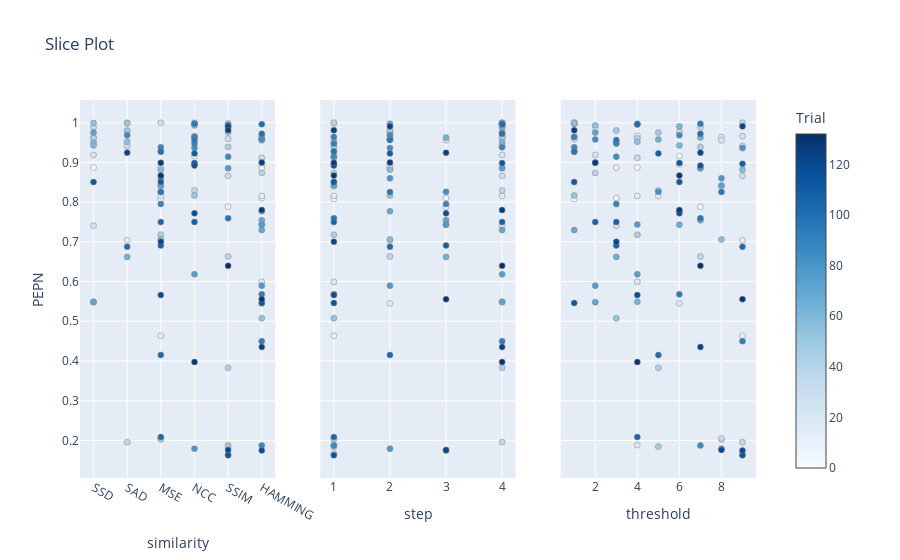

This figure's notebook cell:
### Code cell
optuna.visualization.plot_slice(cleaned_study, params=["step", "similarity", "threshold"], target=lambda t: t.values[1], target_name='PEPN')

### Figure 1 — Plotly figure (JSON) as saved in the notebook; plotly's stock layout.template omitted (floating-point values rounded to 4 significant figures; data arrays with more than 128 entries replaced by an {"elided": "..."} marker saying what was removed)
{"data": [{"marker": {"color": {"elided": "129 int values"}, "colorbar": {"title": {"text": "Trial"}, "x": 1, "xpad": 40, "y": 0.5}, "colorscale": [[0, "rgb(247,251,255)"], [0.125, "rgb(222,235,247)"], [0.25, "rgb(198,219,239)"], [0.375, "rgb(158,202,225)"], [0.5, "rgb(107,174,214)"], [0.625, "rgb(66,146,198)"], [0.75, "rgb(33,113,181)"], [0.875, "rgb(8,81,156)"], [1, "rgb(8,48,107)"]], "line": {"color": "Grey", "width": 0.5}, "showscale": true}, "mode": "markers", "name": "Feasible Trial", "showlegend": false, "type": "scatter", "x": {"elided": "129 str values"}, "xaxis": "x", "y": {"elided": "129 float values"}, "yaxis": "y"}, {"marker": {"color": {"elided": "129 int values"}, "colorbar": {"title": {"text": "Trial"}, "x": 1, "xpad": 40}, "colorscale": [[0, "rgb(247,251,255)"], [0.125, "rgb(222,235,247)"], [0.25, "rgb(198,219,239)"], [0.375, "rgb(158,202,225)"], [0.5, "rgb(107,174,214)"], [0.625, "rgb(66,146,198)"], [0.75, "rgb(33,113,181)"], [0.875, "rgb(8,81,156)"], [1, "rgb(8,48,107)"]], "line": {"color": "Grey", "width": 0.5}, "showscale": false}, "mode": "markers", "name": "Feasible Trial", "showlegend": false, "type": "scatter", "x": {"elided": "129 int values"}, "xaxis": "x2", "y": {"elided": "129 float values"}, "yaxis": "y2"}, {"marker": {"color": {"elided": "129 int values"}, "colorbar": {"title": {"text": "Trial"}, "x": 1, "xpad": 40}, "colorscale": [[0, "rgb(247,251,255)"], [0.125, "rgb(222,235,247)"], [0.25, "rgb(198,219,239)"], [0.375, "rgb(158,202,225)"], [0.5, "rgb(107,174,214)"], [0.625, "rgb(66,146,198)"], [0.75, "rgb(33,113,181)"], [0.875, "rgb(8,81,156)"], [1, "rgb(8,48,107)"]], "line": {"color": "Grey", "width": 0.5}, "showscale": false}, "mode": "markers", "name": "Feasible Trial", "showlegend": false, "type": "scatter", "x": {"elided": "129 int values"}, "xaxis": "x3", "y": {"elided": "129 float values"}, "yaxis": "y3"}], "layout": {"autosize": true, "title": {"text": "Slice Plot"}, "xaxis": {"anchor": "y", "autorange": true, "categoryarray": ["SSD", "SAD", "MSE", "NCC", "SSIM", "HAMMING"], "categoryorder": "array", "domain": [0, 0.2889], "range": [-0.3732, 5.373], "title": {"text": "similarity"}, "type": "category"}, "xaxis2": {"anchor": "y2", "autorange": true, "domain": [0.3556, 0.6444], "range": [0.7761, 4.224], "title": {"text": "step"}, "type": "linear"}, "xaxis3": {"anchor": "y3", "autorange": true, "domain": [0.7111, 1], "range": [0.403, 9.597], "title": {"text": "threshold"}, "type": "linear"}, "yaxis": {"anchor": "x", "autorange": true, "domain": [0, 1], "range": [0.09267, 1.07], "title": {"text": "PEPN"}, "type": "linear"}, "yaxis2": {"anchor": "x2", "autorange": true, "domain": [0, 1], "matches": "y", "range": [0.09267, 1.07], "showticklabels": false, "type": "linear"}, "yaxis3": {"anchor": "x3", "autorange": true, "domain": [0, 1], "matches": "y", "range": [0.09267, 1.07], "showticklabels": false, "type": "linear"}}}
